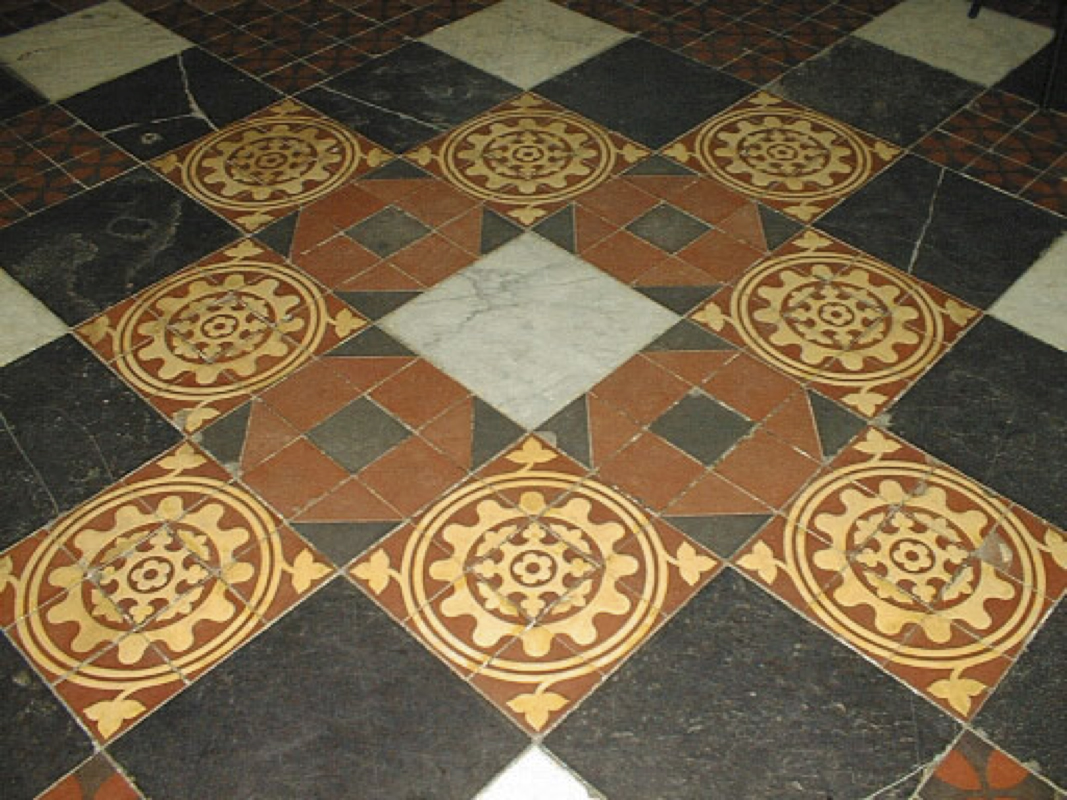
#> input picture img/fig1_6c.jpg, 2133 x 1600 px (shown at 1/2 size)
$ python projectiveGeometry.py
#> lines starting #> are read from the running program, lines starting #| are printed output that depends on the picture
'''
Author: Minh Quan Dao
Version: 1.0

Modifier: Gowri Umesh <mailgowriumesh@gmail.com>,
          R Singaram <singaram888@gmail.com>

Description: This script takes an image with perscpective projecion
and performs affine rectificaiton and metric rectificaiton o that image
thereby retaining the parallelism and orthonognality of the image.
'''

import numpy as np
import cv2
from matplotlib import pyplot as plt

def euclidean_trans(theta, tx, ty):
    return np.array([
        [np.cos(theta), -np.sin(theta), tx],
        [np.sin(theta), np.cos(theta), ty],
        [0, 0, 1]
    ])
def rot_x(theta):
    return np.array([
        [1,0,0],
        [0,np.cos(theta), -np.sin(theta)],
        [0,np.sin(theta), np.cos(theta)]
    ])

filename = "img/fig1_6c.jpg"
img = cv2.imread(filename)
#> img is the input picture: shape (1600, 2133, 3); mean B, G, R 69.1, 96.3, 114.2
plt.imshow(img)
#plt.show()

'select initial 4 points which are parallel in the world frame'
points = np.array([
    [1053.01298701,  460.10606061],
    [1364.7012987,   641.92424242],
    [1057.34199134,  867.03246753],
    [745.65367965,  641.92424242]
])

#print('chosen coordinates: \n', points)  # each row is a point

plt.plot(*zip(*points), marker='o', color='r', ls='')
plt.imshow(img)
plt.savefig('Results/originalImage.png')
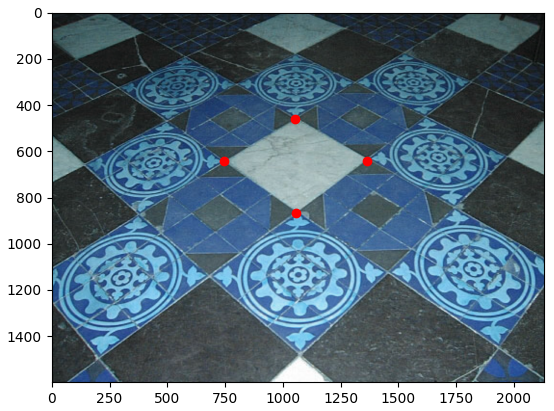
#> figure drawn by matplotlib, 1 panel; B, G, R data is drawn as R, G, B
#plt.show()

'''
Affine rectification: 0
'''
print('\n<-------- Task 1 :Affine rectification -------->')
pts_homo = np.concatenate((points, np.ones((4, 1))), axis=1)
# convert chosen pts to homogeneous coordinate
#print('Task 1.1: Identify image of the line at inf on projective plane')
hor_0 = np.cross(pts_homo[0,],pts_homo[1]) # the first horizontal line
hor_1 = np.cross(pts_homo[2],pts_homo[3]) #
pt_ideal_0 = np.cross(hor_0,hor_1)# first ideal point
pt_ideal_0 /= pt_ideal_0[-1]  # normalize
#print('@Task 1.1: first ideal point: ', pt_ideal_0)

ver_0 = np.cross(pts_homo[0],pts_homo[3])# the 1st vertical line
ver_1 = np.cross(pts_homo[1],pts_homo[2])# the 2nd vertical line
pt_ideal_1 = np.cross(ver_0,ver_1)# 2nd ieal point
pt_ideal_1 /= pt_ideal_1[-1]
#print('@Task 1.1: second ideal point: ', pt_ideal_1)

l_inf = np.cross(pt_ideal_0,pt_ideal_1)# image of line at inf
l_inf /= l_inf[-1]
#print('@Task1.1: line at infinity: ', l_inf)

#print('Task 1.2: Construct the projectivity that affinely rectify image')
H = np.array([
    (1,0,0),
    (0,1,0),
    (l_inf)
])
#print('@Task 1.2: image of line at inf on affinely rectified image: ', (np.linalg.inv(H).T @ l_inf.reshape(-1, 1)).squeeze())

H_E = euclidean_trans(np.deg2rad(0),50,250)

affine_img = cv2.warpPerspective(img, H_E @ H, (img.shape[1], img.shape[0]))
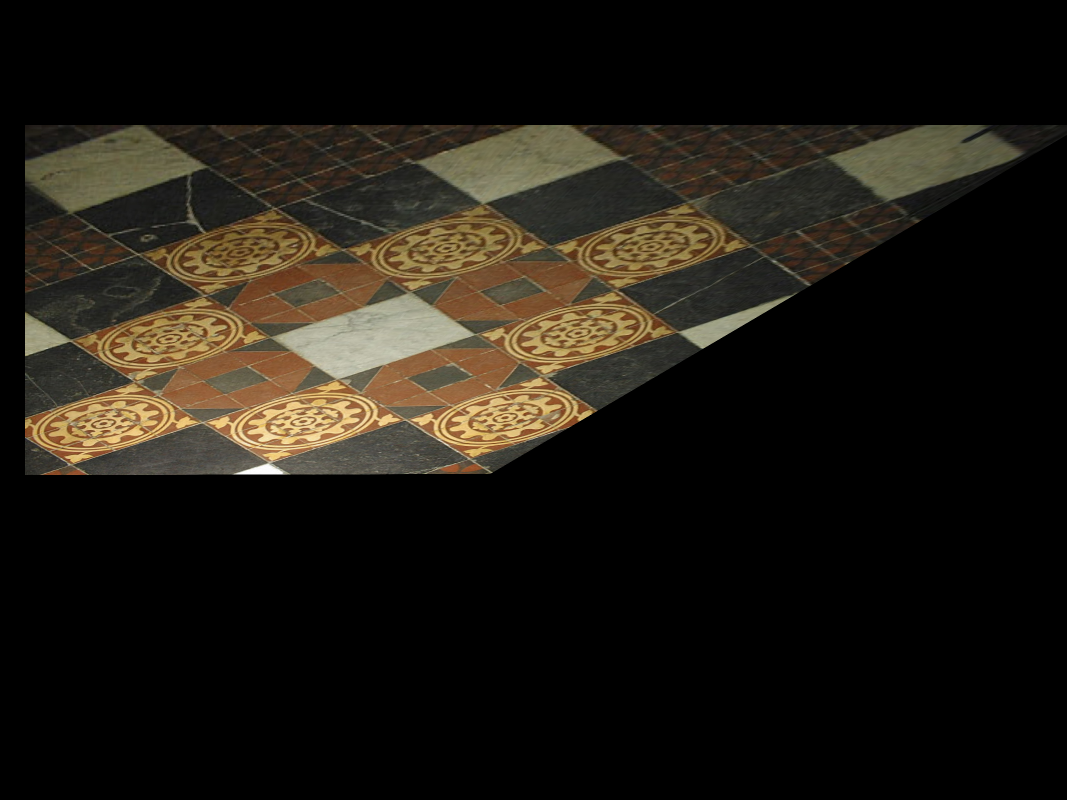
#> affine_img: shape (1600, 2133, 3) (shown at 1/2 size); mean B, G, R 18.2, 25.4, 29.7
new_homo_pts = H_E @ H  @ pts_homo.T
affine_pts = new_homo_pts.T
for i in range(affine_pts.shape[0]):
    affine_pts[i] /= affine_pts[i, -1]

plt.plot(*zip(*affine_pts[:, :-1]), marker='o', color='r', ls='')
plt.imshow(affine_img)
plt.savefig('Results/AffineRectifiedImage.png')
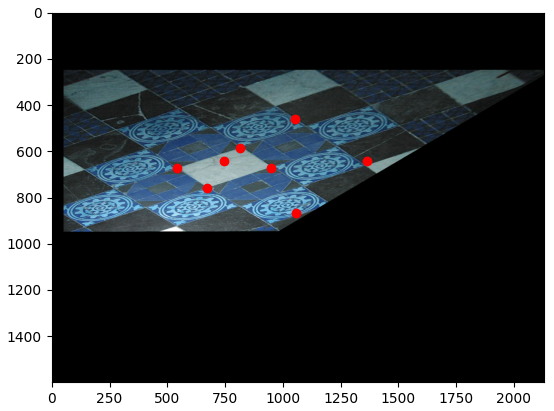
#> figure drawn by matplotlib, 1 panel; B, G, R data is drawn as R, G, B
#plt.show()
print('<-------- Saving Affine Rectified Image -------->')
print('<-------- End of Task 1 -------->\n')


'''
Task 2: Metric rectification
'''
print('\n<-------- Task 2: Metric rectification -------->')
#print('Task 2.1: transform 4 chosen points from projective image to affine image')
aff_hor_0 =np.cross(affine_pts[0],affine_pts[1])# image of first horizontal line on affine plane
aff_hor_1 =np.cross(affine_pts[2],affine_pts[3]) # image of 2nd horizontal line on affine plane

aff_ver_0 = np.cross(affine_pts[0],affine_pts[3])# image of first vertical line on affine plane
aff_ver_1 = np.cross(affine_pts[1],affine_pts[2])# image of 2nd vertical line on affine plane

diag_0 = np.cross(affine_pts[0],affine_pts[2])
diag_1 = np.cross(affine_pts[1],affine_pts[3])

aff_hor_0 /= aff_hor_0[-1]
aff_hor_1 /= aff_hor_1[-1]
aff_ver_0 /= aff_ver_0[-1]
aff_ver_1 /= aff_ver_1[-1]
diag_0 /=diag_0[-1]
diag_1 /=diag_1[-1]
'''
print('@Task 2.1: first chosen point coordinate')
print('\t\t on projective image: ', pts_homo[0])
print('\t\t on affine image: ', affine_pts[0])
print('Task 2.2: construct constraint matrix C to find vector s')
'''
C0 = np.array([
    (aff_hor_0[0]*aff_ver_0[0] ,aff_hor_0[0]*aff_ver_0[1] + aff_hor_0[1]*aff_ver_0[0] ,aff_hor_0[1]*aff_ver_0[1])

])

C1 = np.array([
    (
    diag_0[0] * diag_1[0],diag_0[0] * diag_1[1] + diag_1[1] * diag_0[0], diag_0[1] * diag_1[1])
])

C = np.vstack([C0, C1])
'''
print(np.linalg.matrix_rank(C))
print('@Task 2.2: constraint matrix C:\n', C)
print('Task 2.3: Find s by looking for the kernel of C (hint: SVD)')
'''
U,a,vh = np.linalg.svd(C)
s = vh.T[:,-1]
'''
print('@Task 2.3: s = ', s)
print('@Task 2.3: C @ s = \n', C @ s.reshape(-1, 1))
'''
mat_S = np.array([
    [s[0], s[1]],
    [s[1], s[2]],
])
'''
print('@Task 2.3: matrix S:\n', mat_S)
print('Task 2.4: Find the projectivity that do metric rectificaiton')
'''
eigvals,eigvecs = np.linalg.eig(mat_S)
K = eigvecs @ np.sqrt(np.diag(eigvals))
Kinv = np.linalg.inv(K)

H = np.array([
    (Kinv[0,0],Kinv[0,1],0),
    (Kinv[1,0],Kinv[1,1],0),
    (0,0,1)
])

aff_dual_conic = np.array([
    [s[0], s[1], 0],
    [s[1], s[2], 0],
    [0, 0, 0]
])

#print('@Task 2.5: image of dual conic on metric rectified image: \n', H @ aff_dual_conic @ H.T)

H_E =  euclidean_trans(np.deg2rad(0),0,-600)@ euclidean_trans(np.deg2rad(-13),0,0)
H_fin = H_E @ H
eucl_img = cv2.warpPerspective(affine_img, H_fin, (img.shape[1], img.shape[0]))
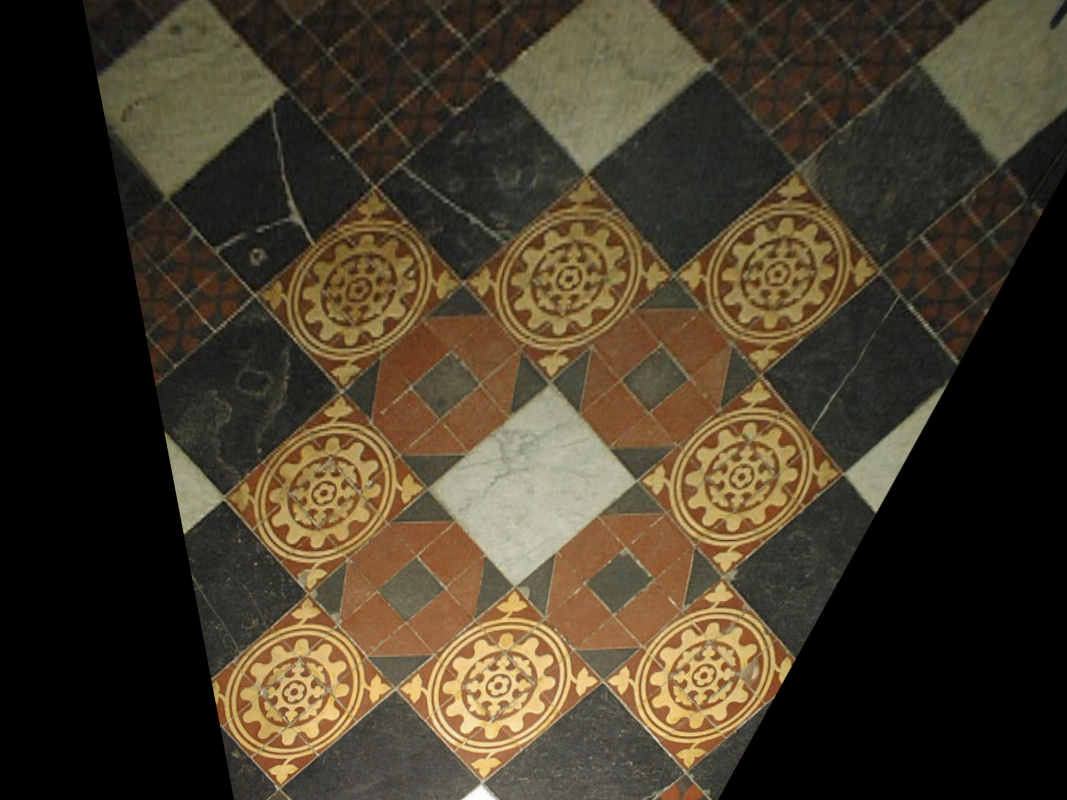
#> eucl_img: shape (1600, 2133, 3) (shown at 1/2 size); mean B, G, R 42.4, 59.6, 69.9

eucl_pts = (H_fin  @ affine_pts.T).T
#print(eucl_pts)
for i in range(eucl_pts.shape[0]):
    eucl_pts[i] /= eucl_pts[i, -1]

plt.plot(*zip(*eucl_pts[:, :-1]), marker='o', color='r', ls='')
plt.imshow(eucl_img)
plt.savefig('Results/euclideanImage.png')
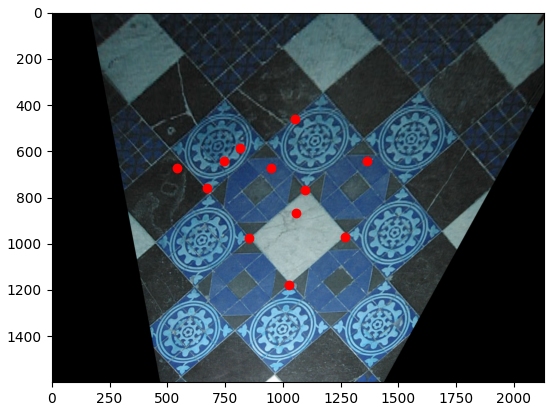
#> figure drawn by matplotlib, 1 panel; B, G, R data is drawn as R, G, B
print('<-------- Saving Metric Rectified Image -------->')
print('<-------- End of Task 2 -------->')
#plt.show()
